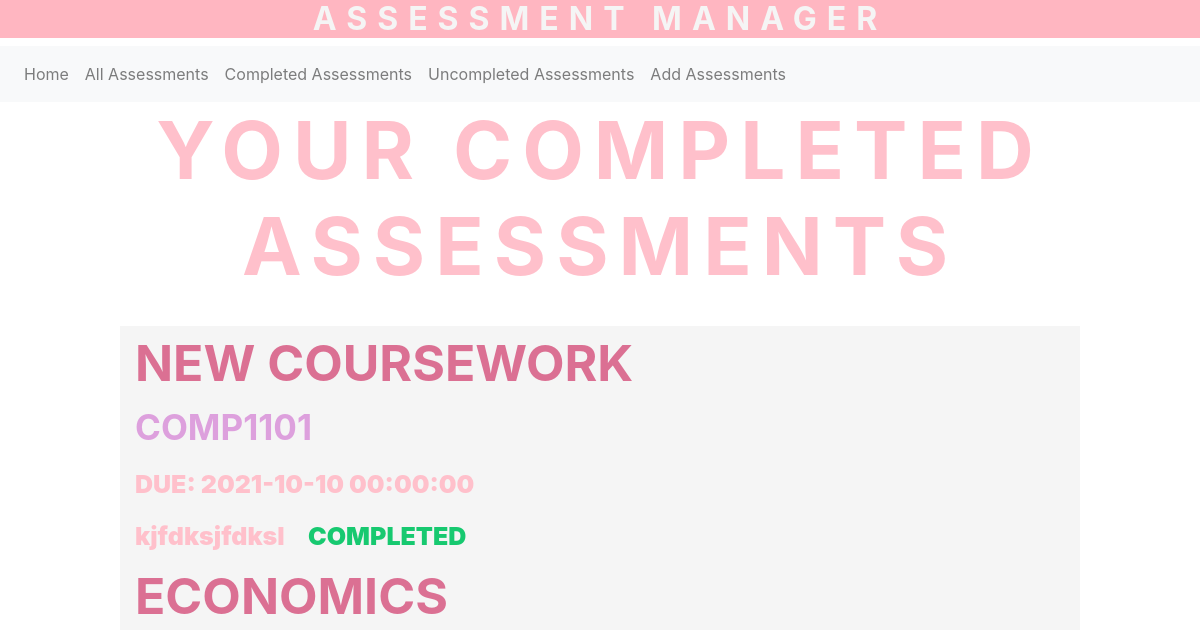
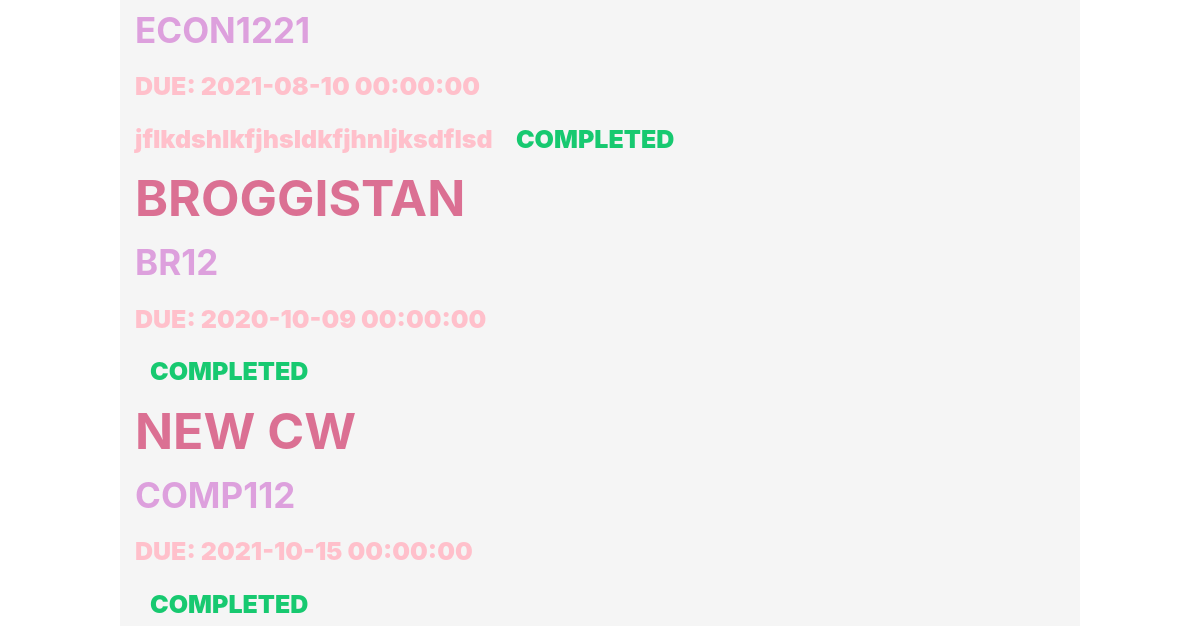
The page /completed on the database as committed earlier (2 pictures, top to bottom).
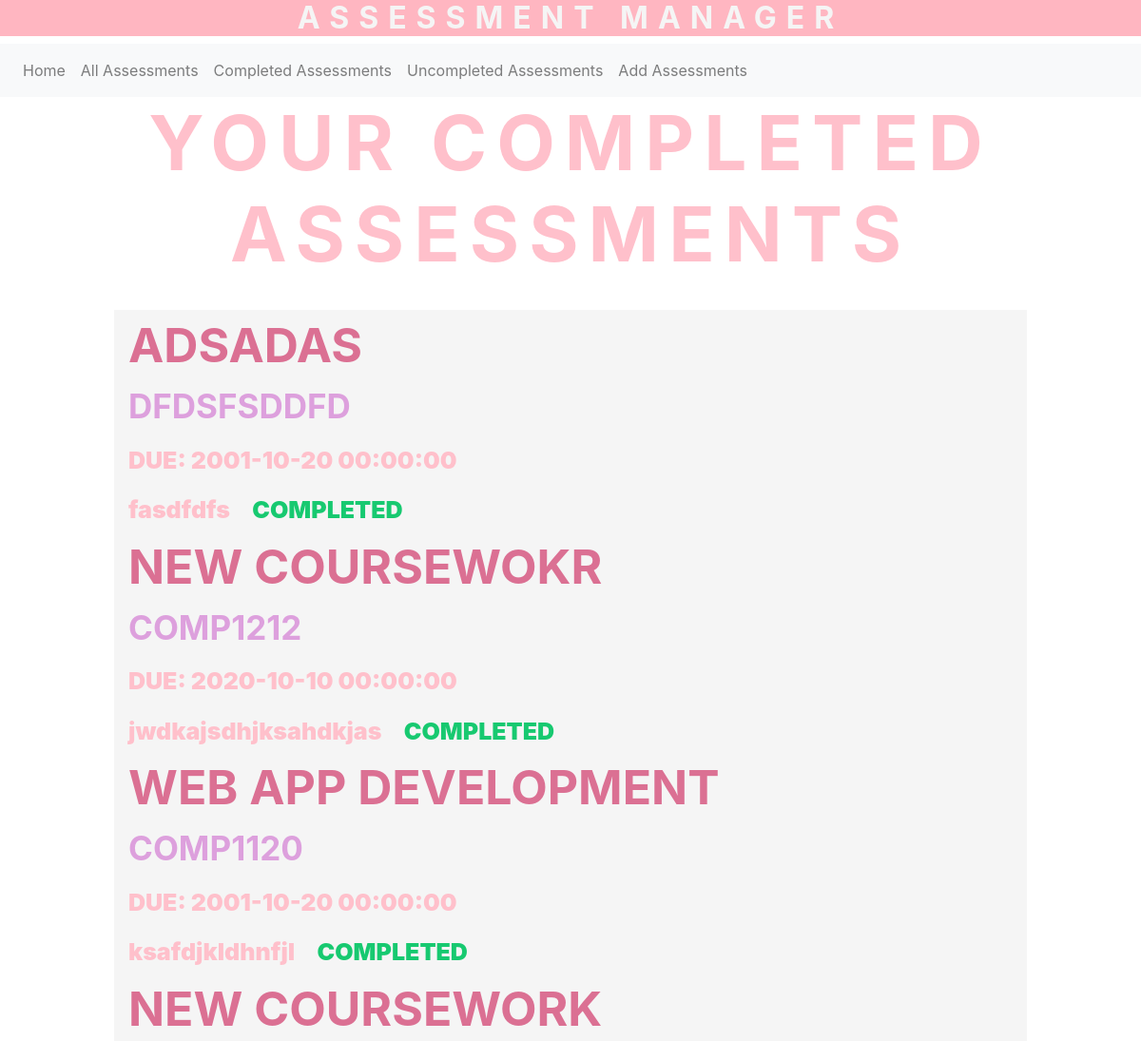
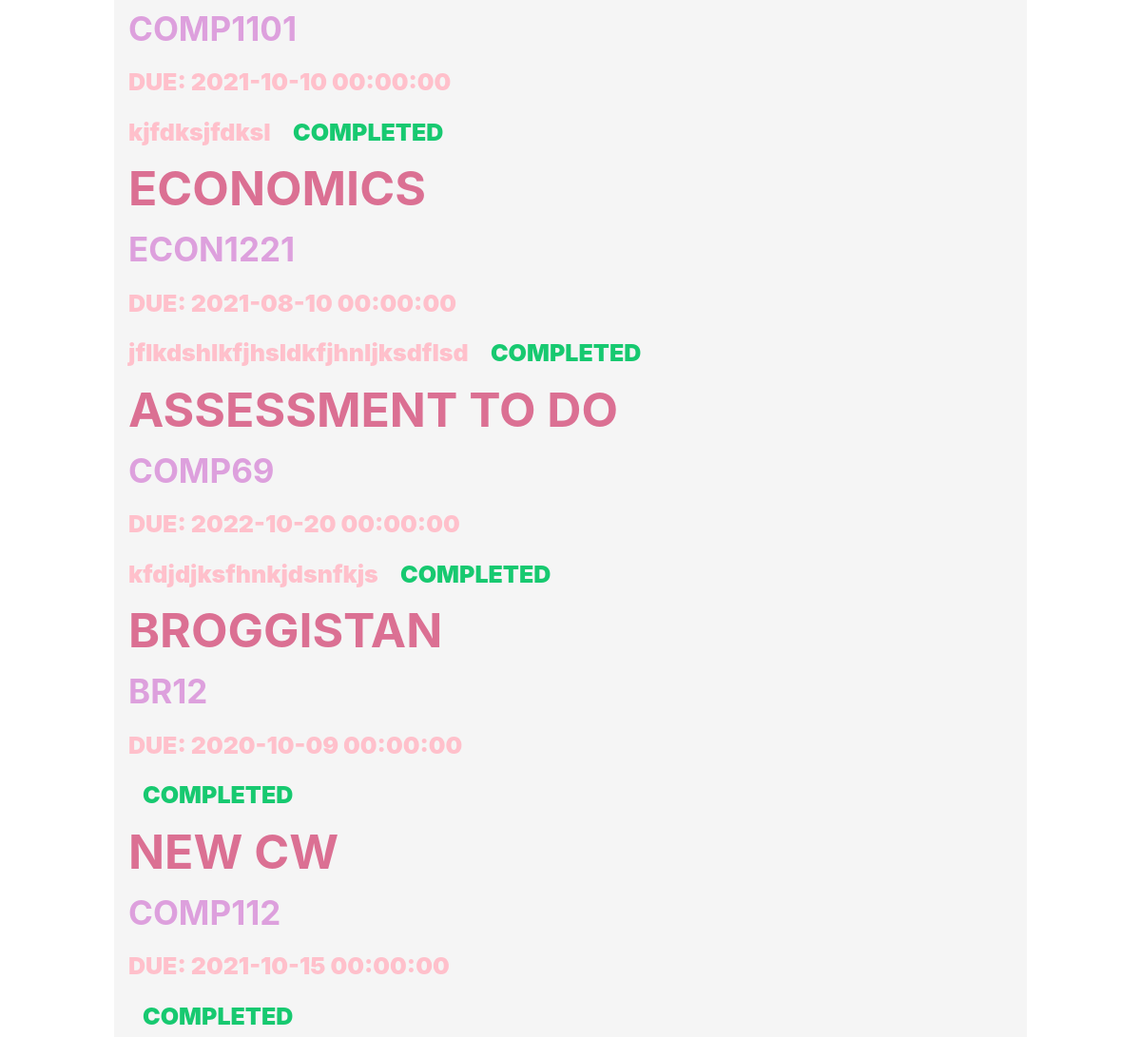
The same page on the database as committed later (2 pictures, top to bottom).
### app/models.py (models this page shows)
class Assessment(db.Model):
    name = db.Column(db.String(20), primary_key = True)
    module = db.Column(db.String(20), index = True)
    date = db.Column(db.DateTime)
    description = db.Column(db.String(500), index = True)
    completed = db.Column(db.Boolean)

### app/views.py (the view)
@app.route('/completed')
def completed():
    database = models.Assessment.query.filter_by(completed = True).all()
    return render_template("banner_templates/completed.html", database = database)

### app/templates/banner_templates/completed.html (shortened to what this page needs)
<!DOCTYPE html>
<html>
  <head>
    <link rel="stylesheet" href="https://stackpath.bootstrapcdn.com/bootstrap/4.2.1/css/bootstrap.min.css">
  </head>
  <div>
      <h2>ASSESSMENT MANAGER</h2>
    </div>
  <body>
   <nav class="navbar navbar-expand-sm navbar-light bg-light">
      <div class="collapse navbar-collapse" id="navbarSupportedContent">
        <ul class="navbar-nav mr-auto">
          <li class="nav-item"><a class="nav-link" href="/">Home <span class="sr-only">(current)</span></a></li>
          <li class="nav-item"><a class="nav-link" href="/all">All Assessments</a></li>
          <li class="nav-item"><a class="nav-link" href="/completed">Completed Assessments</a></li>
          <li class="nav-item"><a class="nav-link" href="/uncompleted">Uncompleted Assessments</a></li>
          <li class="nav-item"><a class="nav-link" href="/add">Add Assessments</a></li>
        </ul>
      </div>
    </nav>
    <div id=cent>
      <h3>
        YOUR COMPLETED ASSESSMENTS
      </h3>
    </div>
    <br style = "margin: 20px;">
    <div>
        {% for p in database %}
          <div  class= "box">
            <h7>{{ p.name }}</h7> <br style = "margin: 0px;">
            <h7 style = "color: plum; font-size: 35px;">{{ p.module }}</h8> <br style = "margin: 0px;">
            <h8>Due: {{ p.date }}</h8> <br style = "margin: 0px;">
            <h8 style="text-transform:none;">{{ p.description }}</h8>
            {% if p.completed == True %}
            <h8 style="color:rgb(23, 201, 112);">Completed</h8>
            {% else %}
            <h8 style="color:firebrick;">Not completed</h8>
            {% endif %}
            <br style = "margin: 20px;">
          </div>
        {% endfor %}
    </div>
  </body>
</html>

Rows that differ between the two databases and show on the page:
now on this page (row edited): Assessment: name "ADSADAS", module "DFDSFSDDFD", date "2001-10-20 00:00:00", description "fasdfdfs", completed "COMPLETED"
now on this page (row edited): Assessment: name "NEW COURSEWOKR", module "COMP1212", date "2020-10-10 00:00:00", description "jwdkajsdhjksahdkjas", completed "COMPLETED"
now on this page (row edited): Assessment: name "WEB APP DEVELOPMENT", module "COMP1120", date "2001-10-20 00:00:00", description "ksafdjkldhnfjl", completed "COMPLETED"
now on this page (row edited): Assessment: name "ASSESSMENT TO DO", module "COMP69", date "2022-10-20 00:00:00", description "kfdjdjksfhnkjdsnfkjs", completed "COMPLETED"
